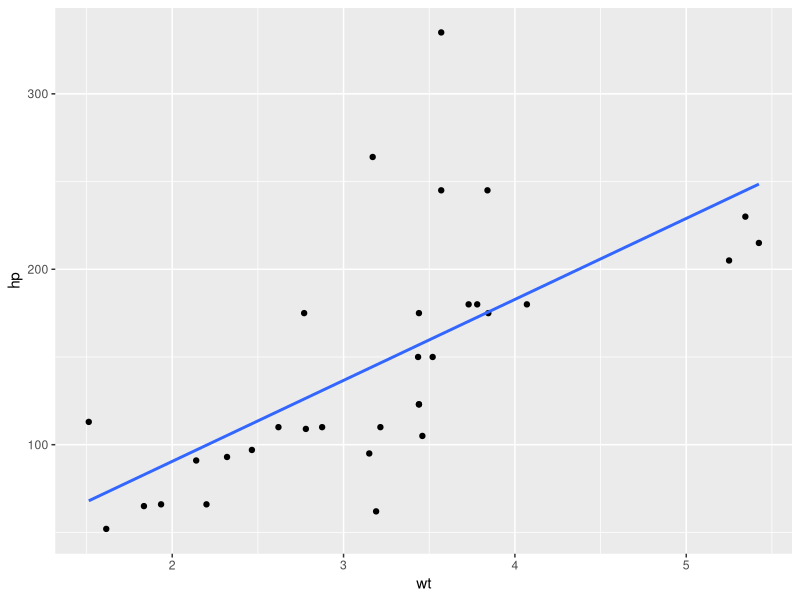

Recreate this plot in R.
## ---- chunk 1
library(tidyverse)
library(dplyr)

?mtcars
## ---- chunk 2
ggplot(data = mtcars) +
  geom_point(mapping = aes(x = wt , y = hp)) + 
  geom_smooth(method = lm, mapping = aes(x = wt , y = hp), se = FALSE)
  
## ---- chunk 3
cor(mtcars$wt, mtcars$hp)
## ---- chunk 4
lm(wt ~ hp, data=mtcars) -> x

x
## ---- chunk 5
mtcars%>%
  select(wt, hp)%>%
  filter(wt == 5.424)

1.838247 + (0.009401*215)
5.424 - 3.859462
## ---- chunk 6
summary(x)
